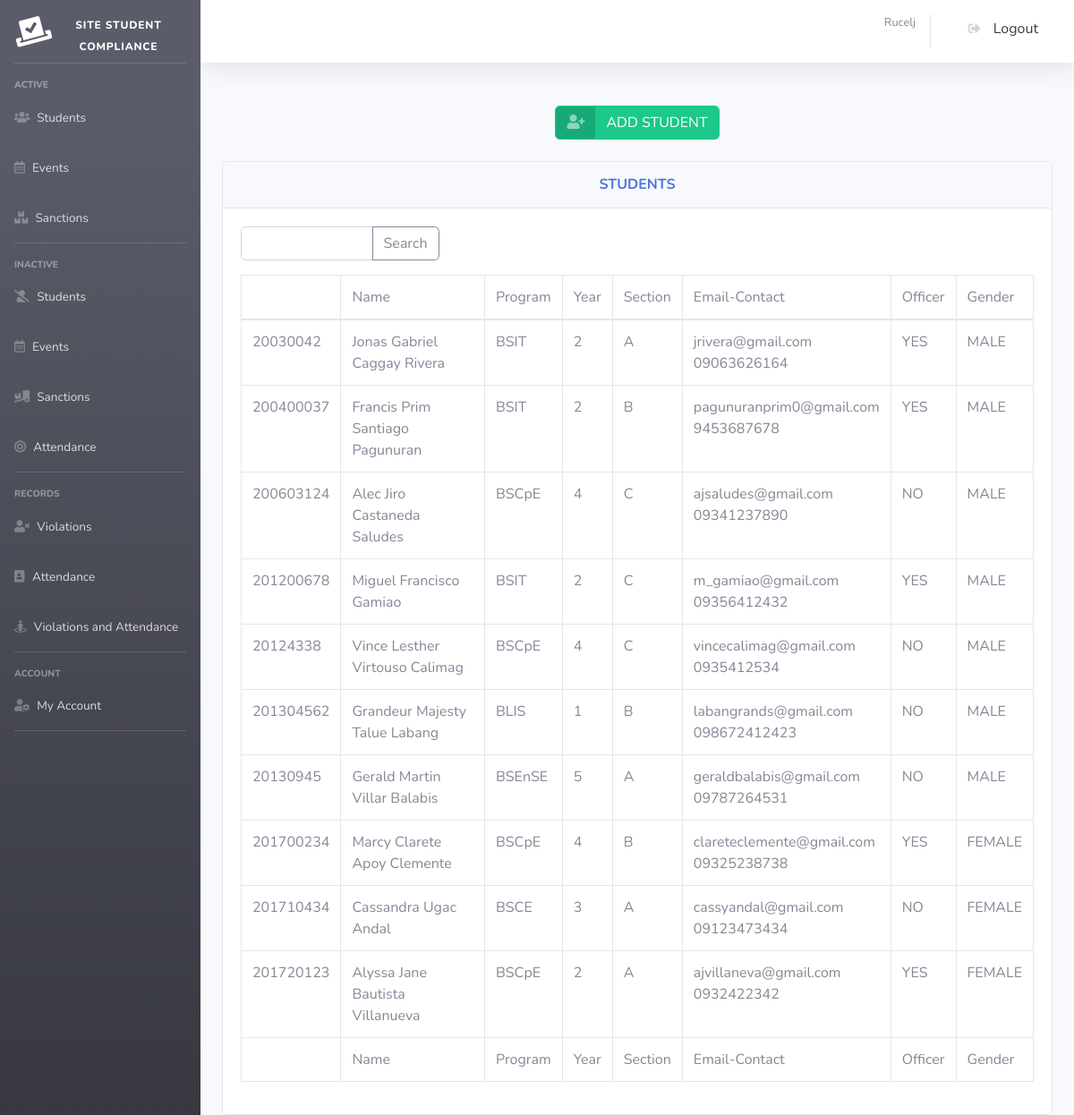
The page /stud_manage.php (signed in) on the database its author committed.
### tables this page shows
CREATE TABLE `students` (
  `id` varchar(11) NOT NULL,
  `year_level` int(11) NOT NULL,
  `section` text NOT NULL,
  `program` text NOT NULL,
  `firstname` text NOT NULL,
  `middlename` text NOT NULL,
  `lastname` text NOT NULL,
  `email` text NOT NULL,
  `contact` text NOT NULL,
  `officer` text NOT NULL,
  `gender` text NOT NULL,
  `status` int(11) NOT NULL
);

### perfect_function.php (called while the page is built, shortened)
<?php
function getConnection()
{
	$servername = "localhost";
	$username = "root";
	$password = "";
	$dbname = "xx";
	$conn = new mysqli($servername, $username, $password, $dbname);
	return $conn;
}
function get_where_custom($table_name, $column, $value)
{
	$conn = getConnection();
	$sql = "SELECT * FROM $table_name where ".$column."='".$value."'";
	$result = $conn->query($sql);
	return $result;
}
?>

### stud_manage.php (the view, shortened to what this page needs)
<?php
include "header.php";
include "perfect_function.php";
?>
<div align=center>
<br>
    <a href="stud_add.php" class="btn btn-success btn-icon-split">
        <span class="icon text-white-50">
            <i class="fas fa-user-plus"></i>
    </span>
    <span class="text">
        ADD STUDENT
    </span>
    </a>
<br><br>
    <div class="card w-100">
                <div class="card-header py-3">
                <h6 class="m-0 font-weight-bold text-primary">STUDENTS</h6>
                </div>
                <div class="card-body">
                <form method="post" action="stud_search.php">
                    <div class="input-group mb-3 w-25" style="float: left;">
                        <input type="text" class="form-control" placeholder="" name="search" autocomplete="off" required>
                        <div class="input-group-append">
                            <button class="btn btn-outline-secondary" type="submit" id="button-addon2">Search</button>
                        </div>
                        </div>
                </form>
                <div class="table-responsive">
                    <table class="table table-bordered" id="dataTable" width="100%" cellspacing="0">
        <thead>
        <tr>
            <td>&nbsp;</td>
            <td>Name</td>
            <td>Program</td>
            <td>Year</td>
            <td>Section</td>
            <td>Email-Contact</td>
            <td>Officer</td>
            <td>Gender</td>
        </tr>
        </thead>
        <tfoot>
        <tr>
            <td>&nbsp;</td>
            <td>Name</td>
            <td>Program</td>
            <td>Year</td>
            <td>Section</td>
            <td>Email-Contact</td>
            <td>Officer</td>
            <td>Gender</td>
        </tr>
        </tfoot>
        <tbody>
    <?php
        $table_name="students";
        $column = "status";
        $condition=0;
        $get_userData = get_where_custom($table_name, $column, $condition);
        foreach ($get_userData as $key => $row) {
            $id=$row['id'];
            $name=$row['firstname'] ." ". $row['middlename'] ." ". $row['lastname'];
            $program=$row['program'];
            $year_level=$row['year_level'];
                if ($year_level==1){
                    $year_level="1";
                } elseif ($year_level==2){
                    $year_level="2";
                } elseif ($year_level==3){
                    $year_level="3";
                } elseif ($year_level==4){
                    $year_level="4";
                } else {
                    $year_level="5";
                }
            $section=$row['section'];
            $email=$row['email'];
            $contact=$row['contact'];
            $officer=$row['officer'];
            $gender=$row['gender'];
    ?>
    <tr>
        <td><?= $id ?></td>
        <td><?= $name ?></td>
        <td><?= $program ?></td>
        <td><?= $year_level ?></td>
        <td><?= $section ?></td>
        <td><?= $email ?><br><?= $contact ?></td>
        <td><?= $officer ?></td>
        <td><?= $gender ?></td>
    </tr>
        <?php   }   ?>
    </tbody>
</table>
</div>
</div>
</div>

### rows shown on the page
students: id "20030042", name "Jonas Gabriel Caggay Rivera", program "BSIT", year_level "2", section "A", email "jrivera@gmail.com", contact "09063626164", officer "YES", gender "MALE"
students: id "200400037", name "Francis Prim Santiago Pagunuran", program "BSIT", year_level "2", section "B", email "pagunuranprim0@gmail.com", contact "9453687678", officer "YES", gender "MALE"
students: id "200603124", name "Alec Jiro Castaneda Saludes", program "BSCpE", year_level "4", section "C", email "ajsaludes@gmail.com", contact "09341237890", officer "NO", gender "MALE"
students: id "201200678", name "Miguel Francisco Gamiao", program "BSIT", year_level "2", section "C", email "m_gamiao@gmail.com", contact "09356412432", officer "YES", gender "MALE"
students: id "20124338", name "Vince Lesther Virtouso Calimag", program "BSCpE", year_level "4", section "C", email "vincecalimag@gmail.com", contact "0935412534", officer "NO", gender "MALE"
students: id "201304562", name "Grandeur Majesty Talue Labang", program "BLIS", year_level "1", section "B", email "labangrands@gmail.com", contact "098672412423", officer "NO", gender "MALE"
students: id "20130945", name "Gerald Martin Villar Balabis", program "BSEnSE", year_level "5", section "A", email "geraldbalabis@gmail.com", contact "09787264531", officer "NO", gender "MALE"
students: id "201700234", name "Marcy Clarete Apoy Clemente", program "BSCpE", year_level "4", section "B", email "clareteclemente@gmail.com", contact "09325238738", officer "YES", gender "FEMALE"
students: id "201710434", name "Cassandra Ugac Andal", program "BSCE", year_level "3", section "A", email "cassyandal@gmail.com", contact "09123473434", officer "NO", gender "FEMALE"
students: id "201720123", name "Alyssa Jane Bautista Villanueva", program "BSCpE", year_level "2", section "A", email "ajvillaneva@gmail.com", contact "0932422342", officer "YES", gender "FEMALE"

### other values the page prints
$_SESSION['firstlast'] "Rucelj"
